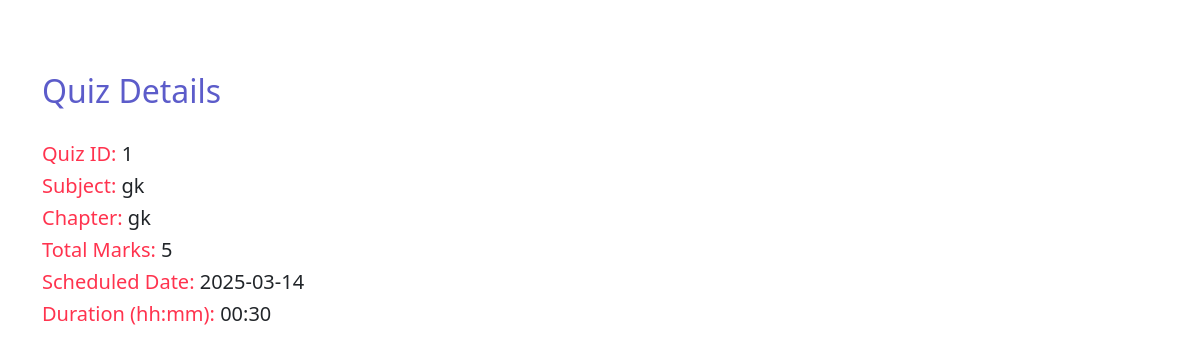
Screenshot of /display/quiz_details/1 (signed in) with the database file from the repository.
### models.py (models this page shows)
class Quiz(db.Model):
    id=db.Column(db.Integer,primary_key=True)
    chapter_id=db.Column(db.Integer,db.ForeignKey('chapter.id',ondelete="CASCADE"),nullable=False)
    date_of_quiz=db.Column(db.Date,nullable=False)
    time_duration=db.Column(db.String(5),nullable=False)
    Remarks=db.Column(db.String(500))
    total_marks=db.Column(db.Integer)
    Qualifying_marks=db.Column(db.Integer,nullable=False)
    questions=db.relationship('Questions',backref='quiz',lazy=True,cascade="all, delete-orphan", passive_deletes=True)
    scores=db.relationship('Scores',backref='quiz',lazy=True,cascade="all, delete-orphan", passive_deletes=True)

class Subject(db.Model):
    id=db.Column(db.Integer,primary_key=True)
    Name=db.Column(db.String(256),nullable=False)
    Description=db.Column(db.String(500),nullable=False)
    chapters=db.relationship('Chapter',backref='subject',lazy=True,cascade="all, delete-orphan", passive_deletes=True)

class Chapter(db.Model):
    id=db.Column(db.Integer,primary_key=True)
    subject_id=db.Column(db.Integer,db.ForeignKey('subject.id',ondelete="CASCADE"),nullable=False)
    Name=db.Column(db.String(256),nullable=False)
    Description=db.Column(db.String(500),nullable=False)
    quizzes=db.relationship('Quiz',backref='chapter',lazy=True,cascade="all, delete-orphan", passive_deletes=True)

### controllers/routes.py (the view)
@app.route('/display/quiz_details/<int:quiz_id>')
@user_auth
def display_quiz_details(quiz_id):
     quiz=Quiz.query.get(quiz_id)
     chap_id=quiz.chapter_id
     chapter=Chapter.query.get(chap_id)
     subject=Subject.query.get(chapter.subject_id)
     chap_name=chapter.Name
     return render_template('quiz_details.html',subject=subject,ch_name=chap_name,quiz=quiz)

### controllers/routes.py (called while the page is built)
def user_auth(func):
    @wraps(func)
    def inner(*args,**kwargs):
        if 'user_id' in session:
            return func(*args,**kwargs)
        else:
            flash('Please Login to continue further!')
            return redirect(url_for('user_login'))
    return inner

### templates/quiz_details.html (shortened to what this page needs)
{% extends 'basic_layout.html' %}
{% block BODY %}
 <h2 style="color: #5c5cca;">Quiz Details</h2><br>
 <div style="text-align: left;">
        <h5><span style="color: #ff334e;">Quiz ID:</span> {{ quiz.id }}</h5>
        <h5><span style="color: #ff334e;">Subject:</span> {{ subject.Name }}</h5>
        <h5><span style="color: #ff334e;">Chapter:</span> {{ ch_name }}</h5>
        <h5><span style="color: #ff334e;">Total Marks:</span> {{ quiz.total_marks }}</h5>
        <h5><span style="color: #ff334e;">Scheduled Date:</span> {{ quiz.date_of_quiz }}</h5>
        <h5><span style="color: #ff334e;">Duration (hh:mm):</span> 0{{ quiz.time_duration }}</h5>
 </div><br>
 {% endblock %}

### rows the page displays
Quiz: id "1", total_marks "5", date_of_quiz "2025-03-14", time_duration "0:30"
Subject: Name "gk"
Chapter: Name "gk"
